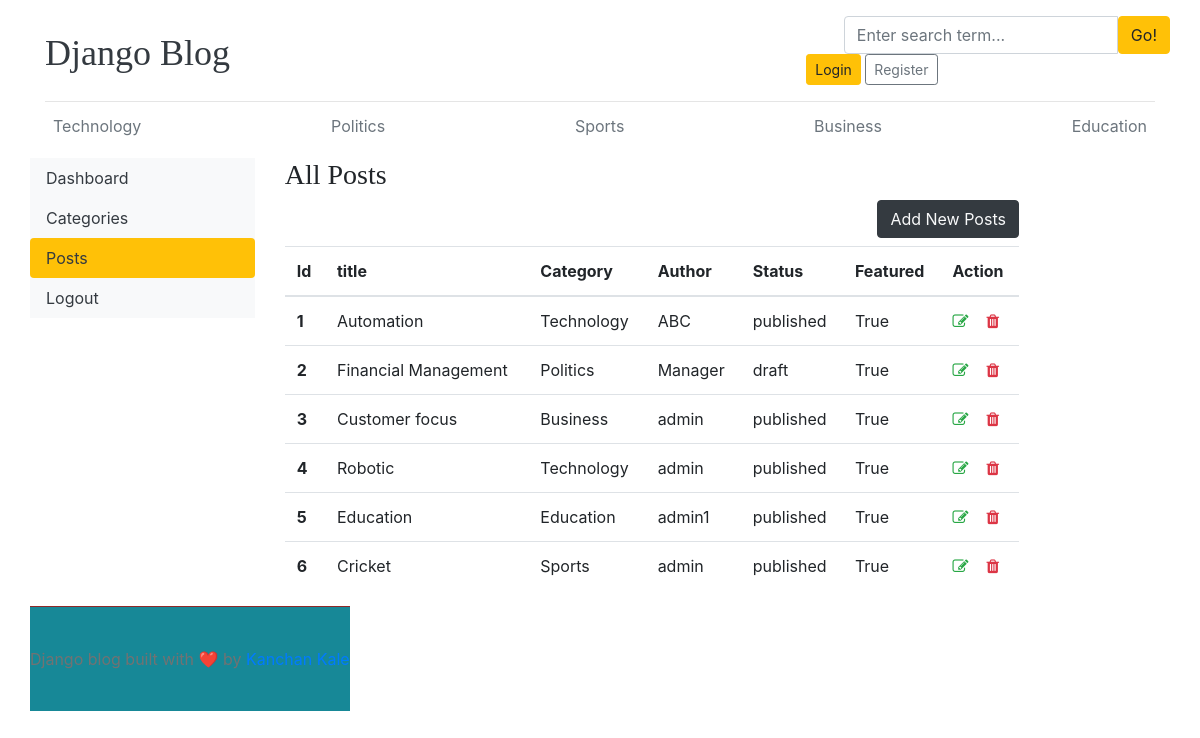
The app's page /dashboard/posts/ with its own data.
### blogs/models.py (models this page shows, shortened)
class Category(models.Model):
    category_name=models.CharField(max_length=50,unique=True)
    created_at=models.DateTimeField(auto_now_add=True)
    updated_at=models.DateTimeField(auto_now=True)
    class Meta:
        verbose_name_plural='categories'
    def __str__(self):
        return self.category_name

class Blogs(models.Model):
    title=models.CharField(max_length=100,unique=True)
    slug=models.SlugField(unique=True,blank=True)
    category=models.ForeignKey(Category,on_delete=models.CASCADE)
    author=models.ForeignKey(User,on_delete=models.CASCADE)
    blog_image=models.ImageField(upload_to='uploads/%y/%m/%d')
    short_description=models.TextField(max_length=1000)
    blog_body=models.TextField(max_length=3000)
    status=models.CharField(max_length=100,choices=STATUS_CHOICE,default='draft')
    is_featured=models.BooleanField(default=False)
    created_at=models.DateTimeField(auto_now_add=True)
    updated_at=models.DateTimeField(auto_now=True)
    class Meta:
        verbose_name_plural='blogs'

### dashboards/views.py (the view)
# urls.py: path('posts/',views.posts, name="posts"),
def posts(request):
    posts = Blogs.objects.all()
    context ={
        'posts':posts
    }
    return render(request, 'dashboard/posts.html',context)

### blogs/context_processors.py (called while the page is built)
def get_category(request):
    categories = Category.objects.all()  # Fetching all categories
    return {'categories': categories}

### templates/dashboard/posts.html
{% extends 'base/base.html' %}
{% block content %}
<div class="row">
    {% include './leftsidebar.html' %}
    <div class="col-md-9">
      <h3>All Posts</h3>
      <a href="{% url 'add_posts' %}"  class="btn btn-dark text-light float-right mb-2">Add New Posts</a>
        <table class="table table-hover">
            <thead>
              <tr>
                <th>Id</th>
                <th>title</th>
                <th>Category</th>
                <th>Author</th>
                <th>Status</th>
                <th>Featured</th>
                <th>Action</th>
              </tr>
            </thead>
            <tbody>
                {% for post in posts %}
              <tr>
                <th>{{ forloop.counter }}</th>
                <td>{{ post.title }}</td>
                <td>{{ post.category }}</td>
                <td>{{ post.author }}</td>
                <td>{{ post.status }}</td>
                <td>{{ post.is_featured }}</td>
                <td>
                   <a href="{% url 'edit_post' post.id %}"><i class="fa fa-edit text-success"></i></a> &nbsp;&nbsp;
                   <a href="{% url 'delete_post' post.id %}"> <i class="fa fa-trash text-danger"></i></a>
                </td>
              </tr>
                {% endfor%}
            </tbody>
          </table>
    </div>
</div>
{% endblock %}

### templates/base/header.html (shortened to what this page needs)
{%load static %}
<!DOCTYPE html>
<html lang="en">
<head>
    <link href="https://getbootstrap.com/docs/4.0/dist/css/bootstrap.min.css" rel="stylesheet">
    <link href="{% static 'css/blog.css' %}" rel="stylesheet">
    <link rel="stylesheet" href="https://cdnjs.cloudflare.com/ajax/libs/font-awesome/4.7.0/css/font-awesome.min.css">
  </head>
<body>
    <div class="container">
      <header class="blog-header py-3">
        <div class="row flex-nowrap justify-content-between align-items-center">
          <div class="col-4 pt-1">
            <a class="blog-header-logo text-dark" href="/">Django Blog</a>
          </div>
          <div.class="col-4">
            <form action="{% url 'search' %}"method="GET">
          <div class="input-group">
            <input class="form-control" name="keyword" type="text" placeholder="Enter search term..." aria-label="Enter search term..." aria-describedby="button-search" />
            <button type="submit" class="btn btn-warning" id="button-search" type="button">Go!</button>
        </div>
        </form>
            <div class="col-4 d-flex justify-content-end align-items-center">
              {% if not user.is_authenticated %}
              <a class="btn btn-sm btn-warning" href="{% url 'login' %}">Login</a> &nbsp;
              <a class="btn btn-sm btn-outline-secondary" href="{% url 'register' %}">Register</a>
              {% else %}
              <span><a href="{% url 'dashboard' %}"class="btn btn-warning">Dashboard</a></span> &nbsp;
              <span><a href="{% url 'logout' %}">Logout</a></span>
              {% endif %}
          </div>
        </div>
      </header>
      <div class="nav-scroller py-1 mb-2">
        <nav class="nav d-flex justify-content-between">
          {% for cat in categories %}
          <a class="p-2 text-muted" href="{% url 'posts_by_category' cat.id %}">{{ cat.category_name }}</a>
          {% endfor %}
        </nav>
      </div>

### static/css/blog.css (style rules this page uses)
.blog-header { border-bottom: 1px solid #e5e5e5; }
.blog-header-logo { font-family: "Playfair Display", Georgia, "Times New Roman", serif; font-size: 2.25rem; }
h1, h2, h3, h4, h5, h6 { font-family: "Playfair Display", Georgia, "Times New Roman", serif; }

### records on screen
Category: category_name "Technology"
Category: category_name "Politics"
Category: category_name "Sports"
Category: category_name "Business"
Category: category_name "Education"
Blogs: title "Automation", category "Technology", author "ABC", status "published", is_featured "True"
Blogs: title "Financial Management", category "Politics", author "Manager", status "draft", is_featured "True"
Blogs: title "Customer focus", category "Business", author "admin", status "published", is_featured "True"
Blogs: title "Robotic", category "Technology", author "admin", status "published", is_featured "True"
Blogs: title "Education", category "Education", author "admin1", status "published", is_featured "True"
Blogs: title "Cricket", category "Sports", author "admin", status "published", is_featured "True"
